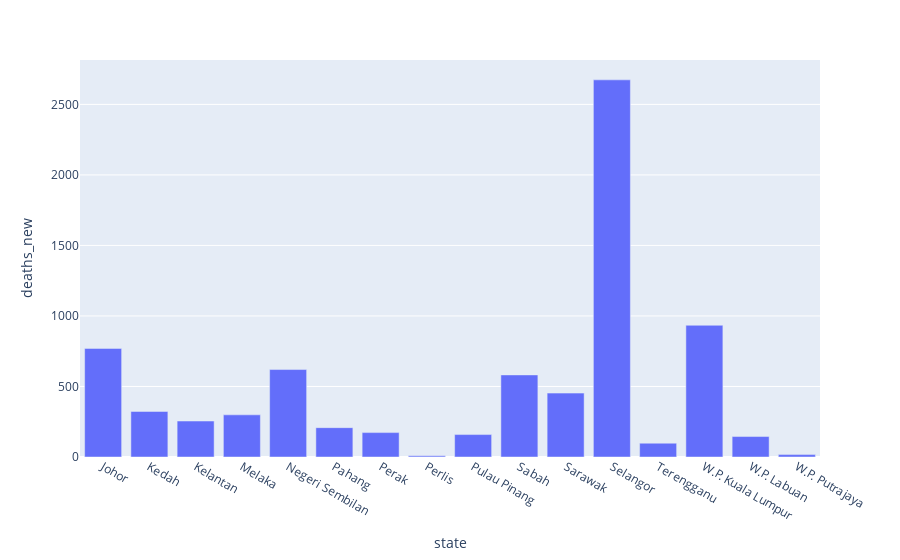

Notebook cell for this chart:
### Code cell
px.bar(total_deaths_by_state, x='state', y='deaths_new')

### Figure 1 — Plotly figure (JSON) as saved in the notebook; plotly's stock layout.template omitted (floating-point values rounded to 4 significant figures)
{"data": [{"alignmentgroup": "True", "hovertemplate": "state=%{x}<br>deaths_new=%{y}<extra></extra>", "legendgroup": "", "marker": {"color": "#636efa"}, "name": "", "offsetgroup": "", "orientation": "v", "showlegend": false, "textposition": "auto", "type": "bar", "x": ["Johor", "Kedah", "Kelantan", "Melaka", "Negeri Sembilan", "Pahang", "Perak", "Perlis", "Pulau Pinang", "Sabah", "Sarawak", "Selangor", "Terengganu", "W.P. Kuala Lumpur", "W.P. Labuan", "W.P. Putrajaya"], "xaxis": "x", "y": [770, 323, 255, 299, 620, 208, 173, 8, 159, 582, 453, 2674, 98, 934, 145, 17], "yaxis": "y"}], "layout": {"barmode": "relative", "legend": {"tracegroupgap": 0}, "margin": {"t": 60}, "xaxis": {"anchor": "y", "domain": [0, 1], "title": {"text": "state"}}, "yaxis": {"anchor": "x", "domain": [0, 1], "title": {"text": "deaths_new"}}}}
